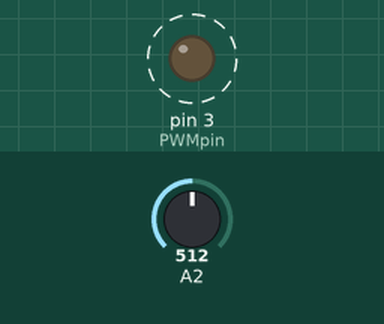
A sketch run on a simulated Arduino Uno, built with avr-gcc and run on an emulated ATmega328P. On the bench: output pins drawn as LEDs (lit = HIGH). Dashed ring = blinking. Inputs (shaded band) come from the test bench; at power-on: A2 = 512. What the sketch prints to the serial monitor is not drawn.

Above: at 0.05 s.
Timing chart, 0 to 3.0 s (numbered marks = the images above):
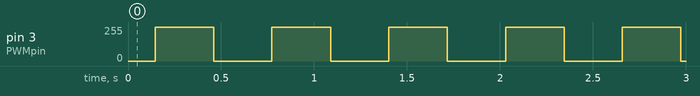

The sketch:

HW3.2sin.ino
```cpp
# define PWMpin 3
float num_dataPts = 50.0; // data points per 1/2 wave
float freq = 10.0; //Hz
float halfPeriod = 1 / freq / 2 * 1000; // milliseconds per half period
float ms_dataPt = halfPeriod / num_dataPts; // milliseconds per data point
void setup() {
  Serial.begin(115200);
  pinMode(PWMpin, OUTPUT); // pwm output
}
unsigned long t_previous = millis();
void loop() {
  if (millis() >= t_previous + ms_dataPt) { // should record new data point
    t_previous = millis();
    int amp = 127.5 * (sin(millis()*freq/1000) + 1); // amplitude with adjusted frequency
    analogWrite(PWMpin, amp); // write duty cycle
    Serial.print("2.5");
    Serial.print(" ");
    Serial.println(5.0 * analogRead(A2) / 1023.0); // read and store duty cycle
  }
}
```

Measured:
- by itself, pin 3 (PWMpin): alternates 254/255 for 0.31 s and 0/255 for 0.31 s
